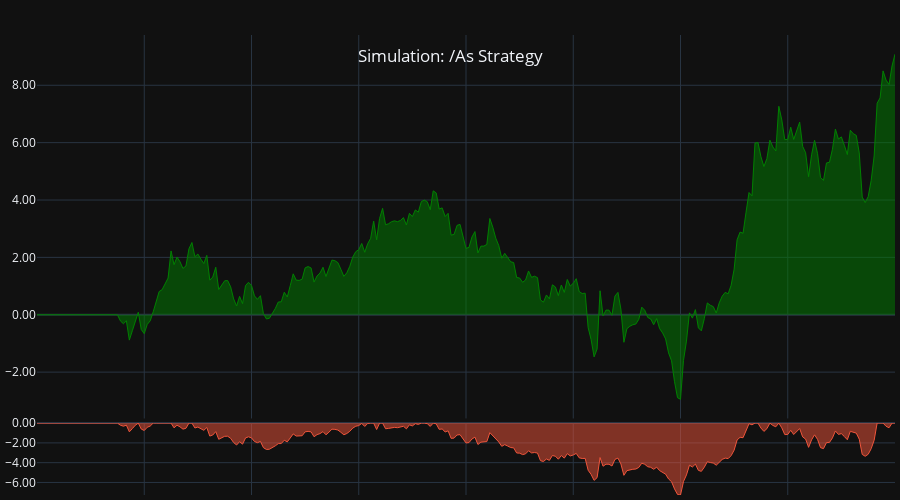
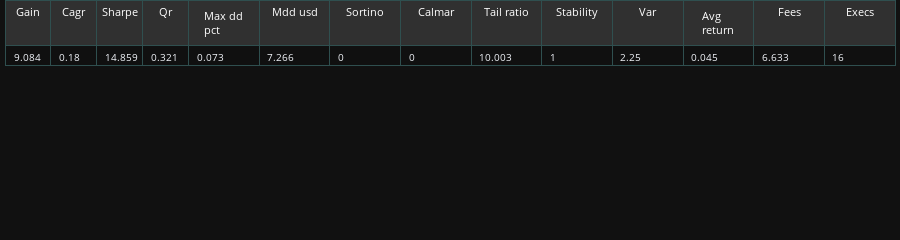

Notebook code for these charts, in order:
### Code cell
tearsheet(rep1[0], False)

### Figure 1 — Plotly figure (JSON) as saved in the notebook; plotly's stock layout.template omitted (floating-point values rounded to 4 significant figures; data arrays with more than 128 entries replaced by an {"elided": "..."} marker saying what was removed)
{"data": [{"fill": "tozeroy", "line": {"color": "green", "width": 1}, "mode": "lines", "name": "Total_PnL", "type": "scatter", "uid": "747b52dc-7c4d-4c9e-a576-a5080f12a914", "x": {"elided": "289 str values"}, "xaxis": "x", "y": {"elided": "289 float values"}, "yaxis": "y"}, {"fill": "tozeroy", "line": {"width": 1}, "mode": "lines", "name": "Drawdown_1", "type": "scatter", "uid": "eaf603ca-2295-4c59-aac6-ee98265e74c0", "x": {"elided": "289 str values"}, "xaxis": "x", "y": {"elided": "289 float values"}, "yaxis": "y2"}], "layout": {"dragmode": "zoom", "height": 500, "hoverdistance": 1000, "hovermode": "x unified", "margin": {"b": 5, "l": 5, "r": 5, "t": 35}, "modebar": {"add": ["drawline", "drawopenpath", "drawrect", "eraseshape"]}, "newshape": {"line": {"color": "yellow", "width": 1}}, "showlegend": false, "title": {"text": " Simulation: /As Strategy", "x": 0.5, "xanchor": "center", "y": 0.9, "yanchor": "top"}, "xaxis": {"anchor": "y", "domain": [0, 1], "hoverformat": "%d-%b-%y %H:%M", "matches": "x2", "rangeslider": {"visible": false}, "showspikes": true, "showticklabels": false, "spikecolor": "#306020", "spikedash": "dot", "spikemode": "across", "spikesnap": "cursor", "spikethickness": 1}, "xaxis2": {"anchor": "y2", "domain": [0, 1], "showspikes": true, "spikecolor": "#306020", "spikedash": "dot", "spikemode": "across", "spikesnap": "cursor", "spikethickness": 1}, "yaxis": {"anchor": "x", "domain": [0.1663, 1], "hoverformat": ".2f", "spikecolor": "#306020", "spikesnap": "cursor", "spikethickness": 1, "tickformat": ".2f"}, "yaxis2": {"anchor": "x2", "domain": [0, 0.1563], "range": [-7.266, 0], "spikecolor": "#306020", "spikesnap": "cursor", "spikethickness": 1, "tickformat": ".2f"}}}

### Figure 2 — Plotly figure (JSON) as saved in the notebook; plotly's stock layout.template omitted (floating-point values rounded to 4 significant figures)
{"data": [{"cells": {"align": ["center", "left"], "fill": {"color": "#101010"}, "font": {"size": 10}, "line": {"color": "darkslategray"}, "values": [9.084, 0.18, 14.86, 0.321, 0.073, 7.266, 0, 0, 10.0, 1, 2.25, 0.045, 6.633, 16]}, "columnwidth": [130, 130, 130, 130, 200], "header": {"fill": {"color": "#303030"}, "font": {"color": "white", "size": 11}, "line": {"color": "darkslategray"}, "values": ["Gain", "Cagr", "Sharpe", "Qr", "Max dd pct", "Mdd usd", "Sortino", "Calmar", "Tail ratio", "Stability", "Var", "Avg return", "Fees", "Execs"]}, "type": "table", "uid": "9ee3e8c2-be28-4ad6-a52a-2314e8d00a14"}], "layout": {"height": 80, "margin": {"b": 1, "l": 5, "r": 5, "t": 0}}}
